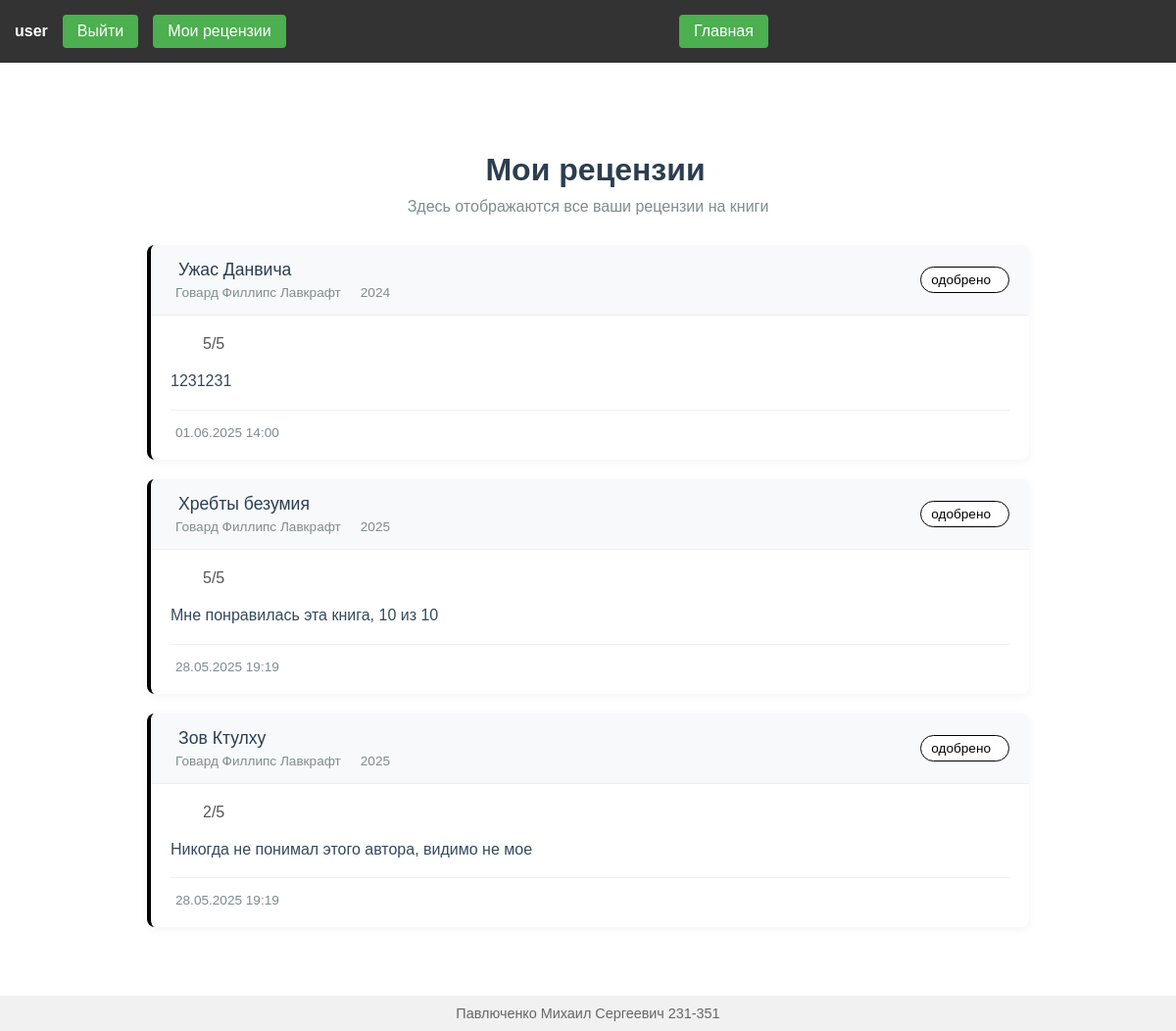
/reviews/ (signed in), run on the app's committed database.
### main/models.py (models this page shows, shortened)
class Review(models.Model):
    book = models.ForeignKey("Book", on_delete=models.CASCADE, related_name="reviews")
    user = models.ForeignKey(User, on_delete=models.CASCADE)
    rate = models.IntegerField()
    text = models.TextField()
    status = models.PositiveIntegerField(choices=STATUS_CHOICES, validators=[MinValueValidator(1),MaxValueValidator(3)], default=1)
    date = models.DateTimeField(auto_now=True)
    def get_status_display(self):
        return STATUSES[self.status-1]

class Book(models.Model):
    name = models.CharField(max_length=255)
    desc = models.TextField()
    year = models.IntegerField()
    madeby = models.CharField(max_length=255)
    author = models.CharField(max_length=255)
    amount = models.IntegerField()

### review_management/views.py (the view)
# urls.py: path('', UserReviewsListView.as_view(), name="user_reviews"),
class UserReviewsListView(LoginRequiredMixin, ListView):
    model = Review
    template_name = 'review_management/user_reviews.html'
    context_object_name = 'reviews'
    paginate_by = 10
    login_url = reverse_lazy("signin")
    def get_queryset(self):
        return Review.objects.filter(
            user=self.request.user
        ).select_related('book').order_by('-date')
    def get_context_data(self, **kwargs):
        context = super().get_context_data(**kwargs)
        context['title'] = 'Мои рецензии'
        return context

### templates/review_management/user_reviews.html (shortened to what this page needs)
{% extends "base.html" %}
{% load static %}
{% block header_loading %}
<link rel="stylesheet" href="{% static 'css/review_management/userpage.css' %}">
{% endblock %}
{% block content %}
<div class="user-reviews-container">
    <div class="page-header">
        <h1> Мои рецензии</h1>
        <p>Здесь отображаются все ваши рецензии на книги</p>
    </div>
    <div class="reviews-list">
        {% for review in reviews %}
        <div class="review-card status-{{ review.get_status_display|slugify }}">
            <div class="review-header">
                <div class="book-info">
                    <a href="{% url 'detail' review.book.pk %}" class="book-title">
                         {{ review.book.name }}
                    </a>
                    <div class="book-meta">
                        <span> {{ review.book.author }}</span>
                        <span> {{ review.book.year }}</span>
                    </div>
                </div>
                <div class="review-status status-badge">
                    <span class="status-text">{{ review.get_status_display }}</span>
                </div>
            </div>
            <div class="review-content">
                <div class="review-rating">
                    <span class="rating-value">{{ review.rate }}/5</span>
                </div>
                <div class="review-text">
                    <p>{{ review.text }}</p>
                </div>
                <div class="review-footer">
                    <span class="review-date">
                         {{ review.date|date:"d.m.Y H:i" }}
                    </span>
                </div>
            </div>
        </div>
        {% empty %}
        <div class="no-reviews">
            <i class="fas fa-comment-slash"></i>
            <p>У вас пока нет рецензий</p>
        </div>
        {% endfor %}
    </div>
</div>
{% endblock %}

### templates/base.html (shortened to what this page needs)
{% load static %}
<!DOCTYPE html>
<html lang="ru">
<head>
    <link rel="stylesheet" href="{% static 'css/base.css' %}">
    {% block header_loading %}{% endblock %}
</head>
<body>
    <nav class="navbar">
        <div class="user-auth">
            {% if request.user.is_authenticated %}
            <span class="user-name">{{ request.user.username }}</span>
            <a href="{% url 'logout' %}" class="login-btn">Выйти</a>
            <a href="{% url 'user_reviews' %}" class="nav">Мои рецензии</a>
            {% else %}
            <a href="{% url 'signin' %}" class="login-btn">Войти</a>
            {% endif %}
        </div>
        <a href="{% url 'mainpage' %}" class="nav">Главная</a>
    </nav>
    <main class="content">
        {% block content %}{% endblock %}
    </main>
    <footer class="footer">
        <div class="author-info">
            Павлюченко Михаил Сергеевич 231-351
        </div>
    </footer>
</body>
</html>

### static/css/base.css (style rules this page uses)
body { font-family: Arial, sans-serif; margin: 0; padding: 0; display: flex; flex-direction: column; min-height: 100vh; }
a { text-decoration: none; }
.navbar { background-color: #333; color: white; padding: 15px; display: flex; justify-content: space-between; align-items: center; }
.user-auth { display: flex; align-items: center; gap: 15px; }
.user-name { font-weight: bold; }
.login-btn, .logout-btn, .nav { background-color: #4CAF50; color: white; border: none; padding: 8px 15px; text-decoration: none; border-radius: 4px; cursor: pointer; transition: background-color 0.3s; }
.content { flex: 1; padding: 20px; }
.footer { background-color: #f1f1f1; padding: 10px; text-align: center; margin-top: auto; }
.author-info { font-size: 0.9em; color: #666; }

### static/css/review_management/userpage.css (style rules this page uses)
.user-reviews-container { max-width: 900px; margin: 30px auto; padding: 20px; }
.page-header { margin-bottom: 30px; text-align: center; }
.page-header h1 { color: #2c3e50; display: flex; align-items: center; justify-content: center; gap: 15px; margin-bottom: 10px; }
.page-header p { color: #7f8c8d; margin: 0; }
.reviews-list { display: flex; flex-direction: column; gap: 20px; }
.review-card { background: #fff; border-radius: 8px; box-shadow: 0 2px 10px rgba(0, 0, 0, 0.05); border-left: 4px solid; overflow: hidden; transition: all 0.3s ease; }
.review-header { display: flex; justify-content: space-between; align-items: center; padding: 15px 20px; background: #f8f9fa; border-bottom: 1px solid #eee; }
.book-info { flex: 1; }
.book-title { font-size: 1.1rem; font-weight: 500; color: #2c3e50; text-decoration: none; display: flex; align-items: center; gap: 8px; }
.book-meta { display: flex; gap: 15px; margin-top: 5px; font-size: 0.85rem; color: #7f8c8d; }
.book-meta span { display: flex; align-items: center; gap: 5px; }
.review-status { display: flex; align-items: center; gap: 8px; padding: 5px 10px; border-radius: 20px; font-size: 0.85rem; font-weight: 500; }
.status-badge { background: #fff; border: 1px solid; }
.review-content { padding: 20px; }
.review-rating { display: flex; align-items: center; gap: 5px; margin-bottom: 15px; }
.rating-value { margin-left: 8px; font-weight: 500; color: #555; }
.review-text { line-height: 1.6; color: #34495e; margin-bottom: 15px; }
.review-footer { display: flex; justify-content: space-between; align-items: center; padding-top: 15px; border-top: 1px solid #f0f0f0; }
.review-date { font-size: 0.85rem; color: #7f8c8d; display: flex; align-items: center; gap: 5px; }

### data on the page
Review: book.name "Ужас Данвича", book.author "Говард Филлипс Лавкрафт", book.year "2024", status "одобрено", rate "5", text "1231231", date "01.06.2025 14:00"
Review: book.name "Хребты безумия", book.author "Говард Филлипс Лавкрафт", book.year "2025", status "одобрено", rate "5", text "Мне понравилась эта книга, 10 из 10", date "28.05.2025 19:19"
Review: book.name "Зов Ктулху", book.author "Говард Филлипс Лавкрафт", book.year "2025", status "одобрено", rate "2", text "Никогда не понимал этого автора, видимо не мое", date "28.05.2025 19:19"

### other printed values
{{ request.user.username }} "user"
